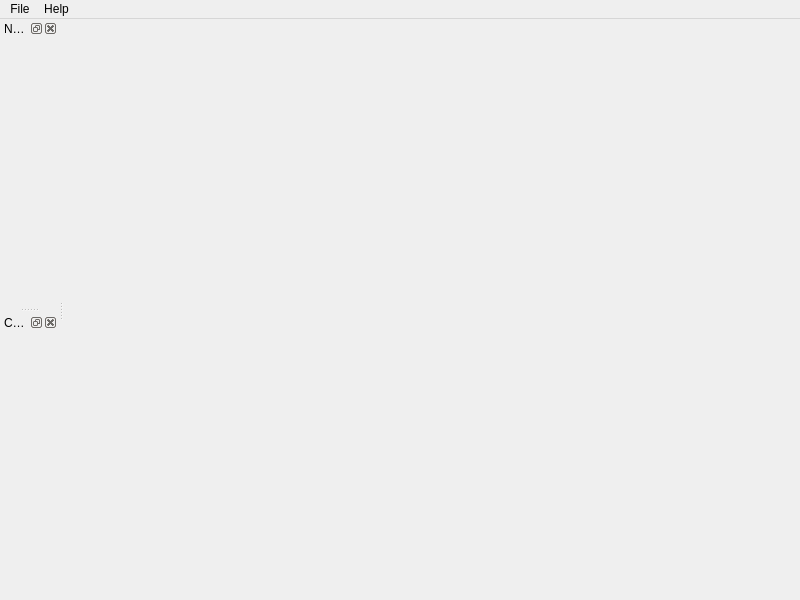
<?xml version="1.0" encoding="UTF-8"?>
<ui version="4.0">
 <class>MainWindow</class>
 <widget class="QMainWindow" name="MainWindow">
  <property name="geometry">
   <rect>
    <x>0</x>
    <y>0</y>
    <width>800</width>
    <height>600</height>
   </rect>
  </property>
  <property name="windowTitle">
   <string>SBEM Viewer</string>
  </property>
  <widget class="TileViewer" name="tileviewer"/>
  <widget class="QMenuBar" name="menubar">
   <property name="geometry">
    <rect>
     <x>0</x>
     <y>0</y>
     <width>800</width>
     <height>39</height>
    </rect>
   </property>
   <widget class="QMenu" name="menuFile">
    <property name="title">
     <string>File</string>
    </property>
    <addaction name="actionQuit"/>
   </widget>
   <widget class="QMenu" name="menuHelp">
    <property name="title">
     <string>Help</string>
    </property>
    <addaction name="actionAbout"/>
   </widget>
   <addaction name="menuFile"/>
   <addaction name="menuHelp"/>
  </widget>
  <widget class="QDockWidget" name="navdock">
   <property name="windowTitle">
    <string>Navigation</string>
   </property>
   <attribute name="dockWidgetArea">
    <number>1</number>
   </attribute>
   <widget class="Navigation" name="nav"/>
  </widget>
  <widget class="QDockWidget" name="curvedock">
   <property name="windowTitle">
    <string>Curves</string>
   </property>
   <attribute name="dockWidgetArea">
    <number>1</number>
   </attribute>
   <widget class="Curves" name="curves"/>
  </widget>
  <action name="actionQuit">
   <property name="text">
    <string>Quit</string>
   </property>
  </action>
  <action name="actionAbout">
   <property name="text">
    <string>About</string>
   </property>
  </action>
 </widget>
 <customwidgets>
  <customwidget>
   <class>TileViewer</class>
   <extends>QWidget</extends>
   <header>TileViewer.h</header>
   <container>1</container>
  </customwidget>
  <customwidget>
   <class>Navigation</class>
   <extends>QWidget</extends>
   <header>Navigation.h</header>
   <container>1</container>
  </customwidget>
  <customwidget>
   <class>Curves</class>
   <extends>QWidget</extends>
   <header>Curves.h</header>
   <container>1</container>
  </customwidget>
 </customwidgets>
 <resources/>
 <connections/>
</ui>
